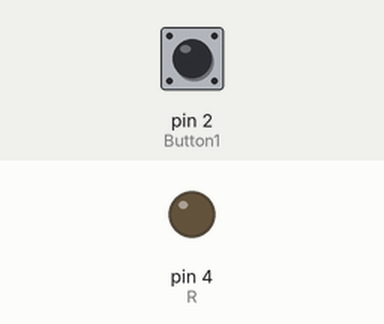
Recording of a sketch running on a simulated Arduino Uno, built with avr-gcc and run on an emulated ATmega328P. Shown: output pins drawn as LEDs (lit = HIGH). Dashed ring = blinking. The test bench sets the inputs (shaded band); at power-on: pin 2 (Button1) LOW.

Above: at 1.2 s.
1.3 s: pin 2 (Button1) pulled HIGH for 3.2 s
At 2.1 s:
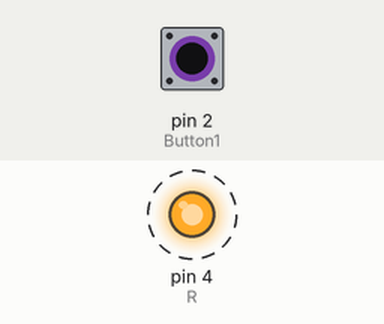
6.0 s: pin 2 (Button1) pulled HIGH for 0.15 s
At 7.0 s:
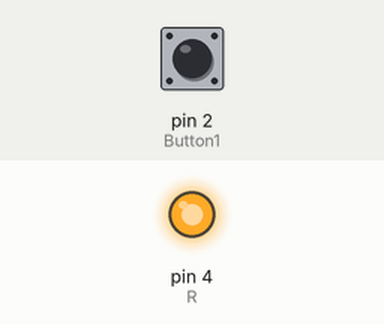
7.6 s: pin 2 (Button1) pulled HIGH for 1 s
At 8.2 s:
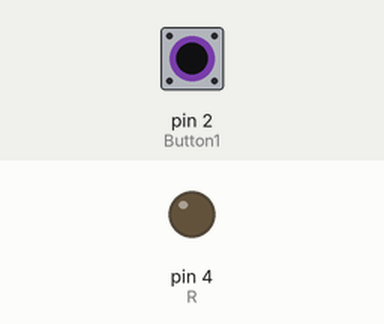
Timing chart, 0 to 10.6 s (numbered marks = the images above; inputs shaded):
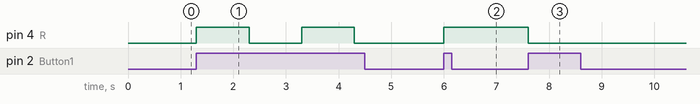

Measured:
- after the input at 1.3 s, pin 4 (R): alternates HIGH for 1.0 s and LOW for 1.0 s, starting at once
- after the input at 6.0 s, pin 4 (R): LOW → HIGH at once
- after the input at 7.6 s, pin 4 (R): HIGH → LOW at once

The sketch:

1.Lock_Button.ino
```cpp
const int Button1 = 2;
const int R = 4;
int holdButton1 = 0;

void setup(){
  Serial.begin(9600);
  pinMode(Button1, INPUT);
  pinMode(R, OUTPUT);
  digitalWrite(R, LOW);
}

void loop(){
  int readButton1 = digitalRead(Button1);
  if(readButton1 == 1){
    if(holdButton1 == 0){
      holdButton1 = 1;
      digitalWrite(R, HIGH);
    }
    else {
      holdButton1 = 0;
      digitalWrite(R, LOW);
    }
    delay(1000);
  }
}
```
